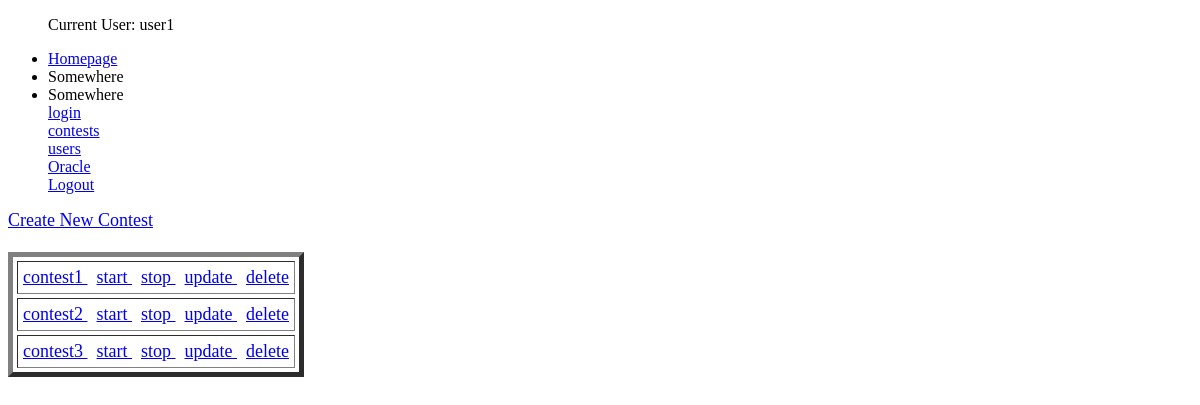
Page /contests/ (signed in) on the earlier database version.
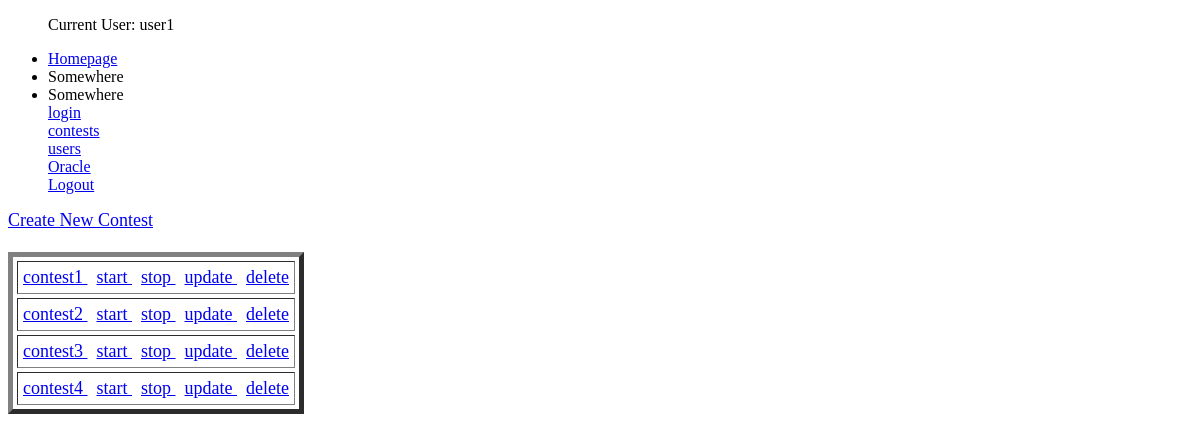
Same page on the later database version.
### contests/models.py (models this page shows, shortened)
class Contest(models.Model):
    contestName             = models.CharField(max_length = 20, unique = True)
    contestDate             = models.DateField()
    contestants             = models.ManyToManyField('users.CustomUser', blank = True)
    contestHours            = models.PositiveSmallIntegerField(default = 2)
    contestMinutes          = models.PositiveSmallIntegerField(default = 0)
    contestDuration         = models.DurationField(default = datetime.timedelta(days = 0, seconds=7200))
    isRunning               = models.BooleanField(default = False)
    def get_absolute_url(self):
        return reverse("contests:contest-detail", kwargs = {"id": self.id})

### contests/views.py (the view)
# urls.py: path('', login_required(ContestListView.as_view()), name = 'contest-list'),
class ContestListView(ListView):
    template_name = "contests/contest_list.html"
    @method_decorator(login_required)
    def dispatch(self, *args, **kwargs):
        return super().dispatch(*args, **kwargs)
    queryset = Contest.objects.all()

### contests/templates/contests/contest_list.html
{% extends 'base.html' %}
{% block content %}
<font size = 4>
    <a href = '{{ instance.get_absolute_url }}create/'> Create New Contest</a>
    <br><br>
    <table border = 5 cellpadding = 5 cellspacing = 4>
{% for instance in object_list %}
<tr>
<td>
    <a href = '{{ instance.get_absolute_url }}' >
        {{ instance.contestName }}
    </a>
    &nbsp; <a href = '{{ instance.get_absolute_url }}start' > start </a>
    &nbsp; <a href = '{{ instance.get_absolute_url }}stop' > stop </a>
    &nbsp; <a href = '{{ instance.get_absolute_url }}update' > update </a>
    &nbsp; <a href = '{{ instance.get_absolute_url }}delete' > delete </a>
</td>
</tr>
{% endfor %}
</table>
</font>
{% endblock %}

Differences in the rows shown:
added Contest: contestName "contest4"
